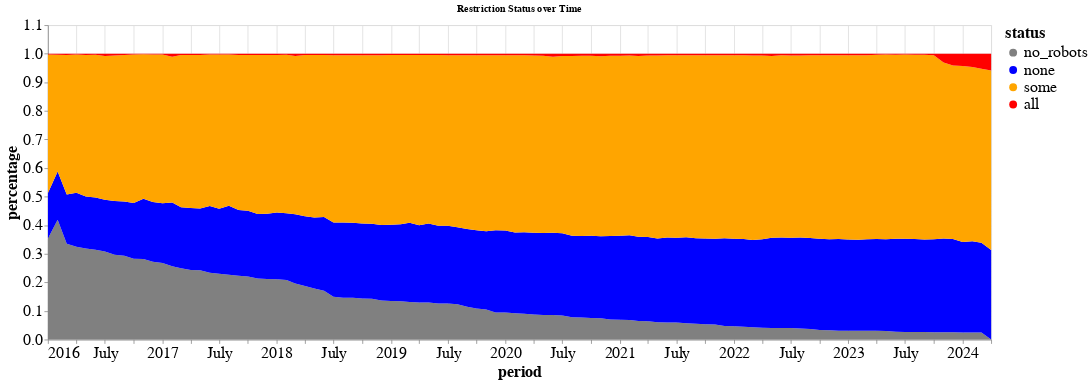
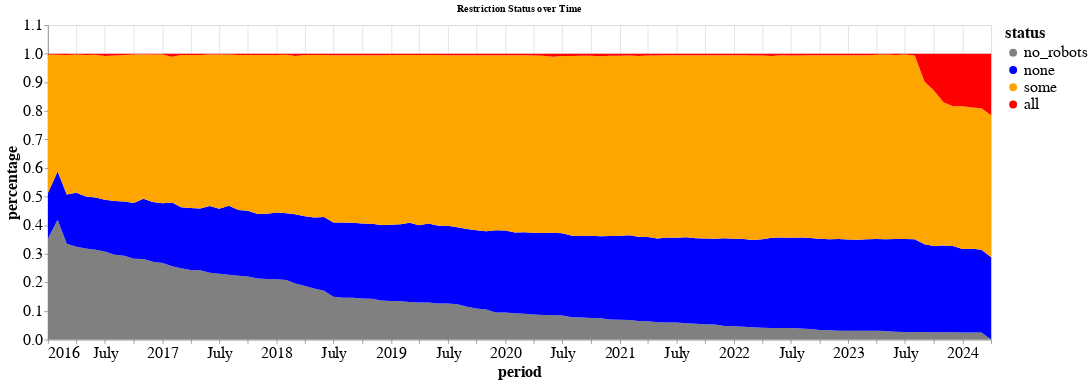
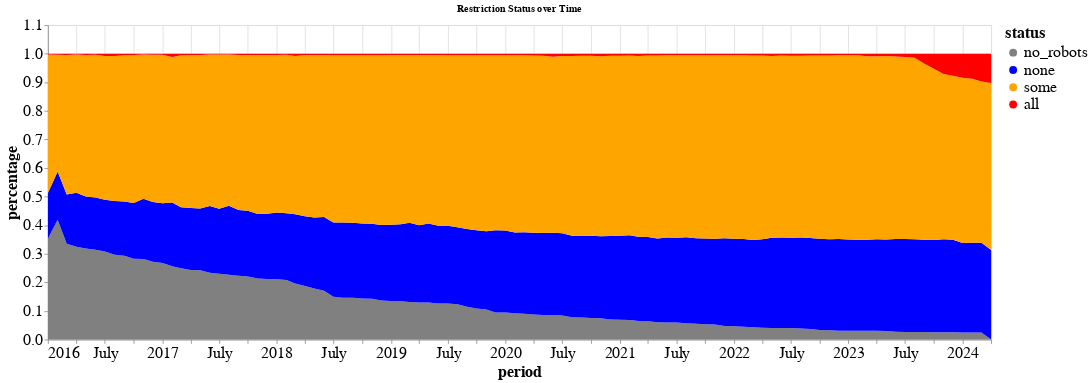
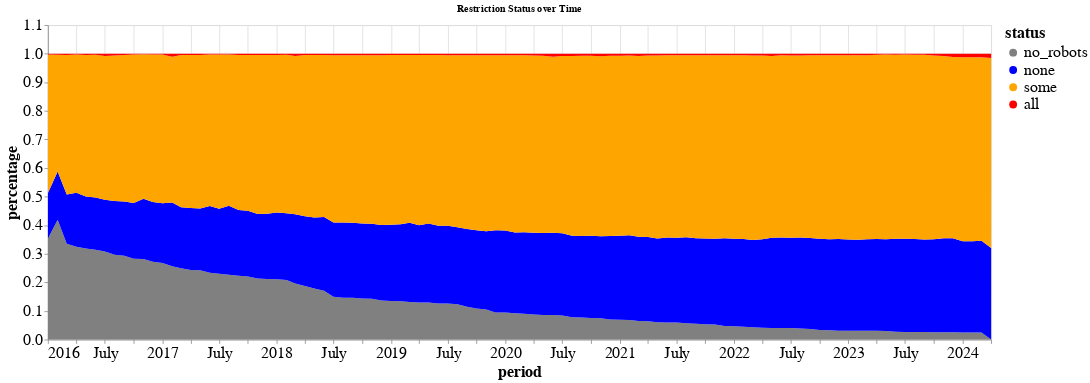

Notebook code cell kept with these figures, in order:
### Markdown cell above
### Plot Temporal Robots Area Chart

### Code cell
# for agent in agents_to_track:
#     robots_util.plot_robots_time_map(robots_temporal_summary, agent)

for group in agent_groups_to_track:
    print(group)
    chart = robots_util.plot_robots_time_map_altair(
        robots_temporal_head_summary, 
        agent_type=group, 
        period_col='period', 
        status_col='status', 
        val_col='tokens',  # "count" / "tokens"
        title='Restriction Status over Time', 
        ordered_statuses=['no_robots', 'none', 'some', 'all'], 
        status_colors={'no_robots': 'gray', 'none': 'blue', 'some': 'orange', 'all': 'red'}
    )
    chart.show()
#     robots_util.plot_robots_time_map(robots_temporal_head_summary, group, val_key="count")

### Figure 1 — Vega-Lite specification as saved in the notebook (floating-point values rounded to 4 significant figures; data arrays with more than 128 entries replaced by an {"elided": "..."} marker saying what was removed)
{"config": {"view": {"continuousWidth": 300, "continuousHeight": 300}, "axis": {"domain": true, "labelFont": "sans-serif", "labelFontSize": 20, "titleFont": "sans-serif", "titleFontSize": 20}, "axisX": {"domain": true, "labelAngle": 0}, "axisY": {"domain": true}, "legend": {"labelFont": "sans-serif", "labelFontSize": 20, "titleFont": "sans-serif", "titleFontSize": 20}}, "data": {"name": "data-598c6838ccceaf5049f8d441b36377a5"}, "mark": {"type": "area"}, "encoding": {"color": {"field": "status", "scale": {"domain": ["no_robots", "none", "some", "all"], "range": ["gray", "blue", "orange", "red"]}, "title": "status", "type": "nominal"}, "order": {"field": "order", "type": "quantitative"}, "x": {"field": "period", "type": "temporal"}, "y": {"field": "percentage", "type": "quantitative"}}, "height": 400, "title": "Restriction Status over Time", "width": 1200, "$schema": "https://vega.github.io/schema/vega-lite/v5.17.0.json", "datasets": {"data-598c6838ccceaf5049f8d441b36377a5": {"elided": "400 records"}}}

### Figure 2 — Vega-Lite specification as saved in the notebook (floating-point values rounded to 4 significant figures; data arrays with more than 128 entries replaced by an {"elided": "..."} marker saying what was removed)
{"config": {"view": {"continuousWidth": 300, "continuousHeight": 300}, "axis": {"domain": true, "labelFont": "sans-serif", "labelFontSize": 20, "titleFont": "sans-serif", "titleFontSize": 20}, "axisX": {"domain": true, "labelAngle": 0}, "axisY": {"domain": true}, "legend": {"labelFont": "sans-serif", "labelFontSize": 20, "titleFont": "sans-serif", "titleFontSize": 20}}, "data": {"name": "data-8cd76e12e4c27c33d4ab17b37e3a8e2a"}, "mark": {"type": "area"}, "encoding": {"color": {"field": "status", "scale": {"domain": ["no_robots", "none", "some", "all"], "range": ["gray", "blue", "orange", "red"]}, "title": "status", "type": "nominal"}, "order": {"field": "order", "type": "quantitative"}, "x": {"field": "period", "type": "temporal"}, "y": {"field": "percentage", "type": "quantitative"}}, "height": 400, "title": "Restriction Status over Time", "width": 1200, "$schema": "https://vega.github.io/schema/vega-lite/v5.17.0.json", "datasets": {"data-8cd76e12e4c27c33d4ab17b37e3a8e2a": {"elided": "400 records"}}}

### Figure 3 — Vega-Lite specification as saved in the notebook (floating-point values rounded to 4 significant figures; data arrays with more than 128 entries replaced by an {"elided": "..."} marker saying what was removed)
{"config": {"view": {"continuousWidth": 300, "continuousHeight": 300}, "axis": {"domain": true, "labelFont": "sans-serif", "labelFontSize": 20, "titleFont": "sans-serif", "titleFontSize": 20}, "axisX": {"domain": true, "labelAngle": 0}, "axisY": {"domain": true}, "legend": {"labelFont": "sans-serif", "labelFontSize": 20, "titleFont": "sans-serif", "titleFontSize": 20}}, "data": {"name": "data-80e1428df339343e1f465f4e2d8234c6"}, "mark": {"type": "area"}, "encoding": {"color": {"field": "status", "scale": {"domain": ["no_robots", "none", "some", "all"], "range": ["gray", "blue", "orange", "red"]}, "title": "status", "type": "nominal"}, "order": {"field": "order", "type": "quantitative"}, "x": {"field": "period", "type": "temporal"}, "y": {"field": "percentage", "type": "quantitative"}}, "height": 400, "title": "Restriction Status over Time", "width": 1200, "$schema": "https://vega.github.io/schema/vega-lite/v5.17.0.json", "datasets": {"data-80e1428df339343e1f465f4e2d8234c6": {"elided": "400 records"}}}

### Figure 4 — Vega-Lite specification as saved in the notebook (floating-point values rounded to 4 significant figures; data arrays with more than 128 entries replaced by an {"elided": "..."} marker saying what was removed)
{"config": {"view": {"continuousWidth": 300, "continuousHeight": 300}, "axis": {"domain": true, "labelFont": "sans-serif", "labelFontSize": 20, "titleFont": "sans-serif", "titleFontSize": 20}, "axisX": {"domain": true, "labelAngle": 0}, "axisY": {"domain": true}, "legend": {"labelFont": "sans-serif", "labelFontSize": 20, "titleFont": "sans-serif", "titleFontSize": 20}}, "data": {"name": "data-7f6b4e44ce6cfef2e9605968711b9ed5"}, "mark": {"type": "area"}, "encoding": {"color": {"field": "status", "scale": {"domain": ["no_robots", "none", "some", "all"], "range": ["gray", "blue", "orange", "red"]}, "title": "status", "type": "nominal"}, "order": {"field": "order", "type": "quantitative"}, "x": {"field": "period", "type": "temporal"}, "y": {"field": "percentage", "type": "quantitative"}}, "height": 400, "title": "Restriction Status over Time", "width": 1200, "$schema": "https://vega.github.io/schema/vega-lite/v5.17.0.json", "datasets": {"data-7f6b4e44ce6cfef2e9605968711b9ed5": {"elided": "400 records"}}}
